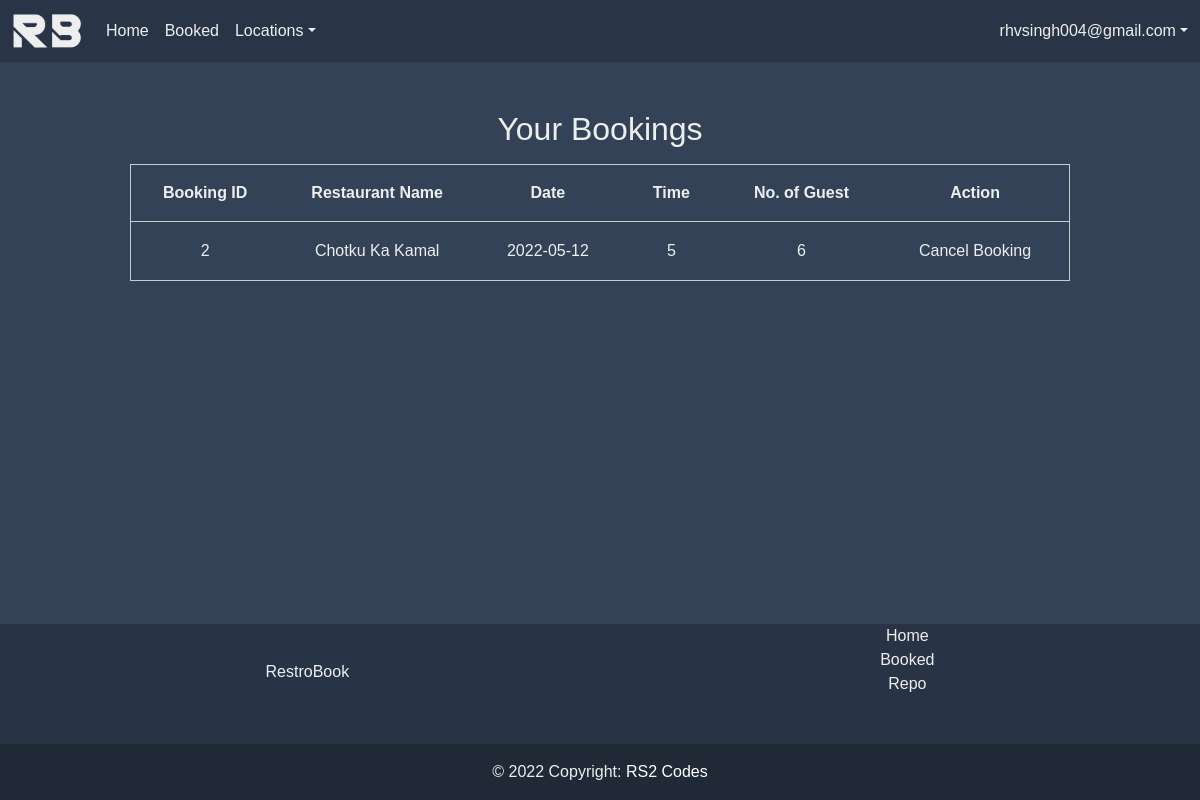
/booked.php (signed in), run on an earlier commit of the app's database.
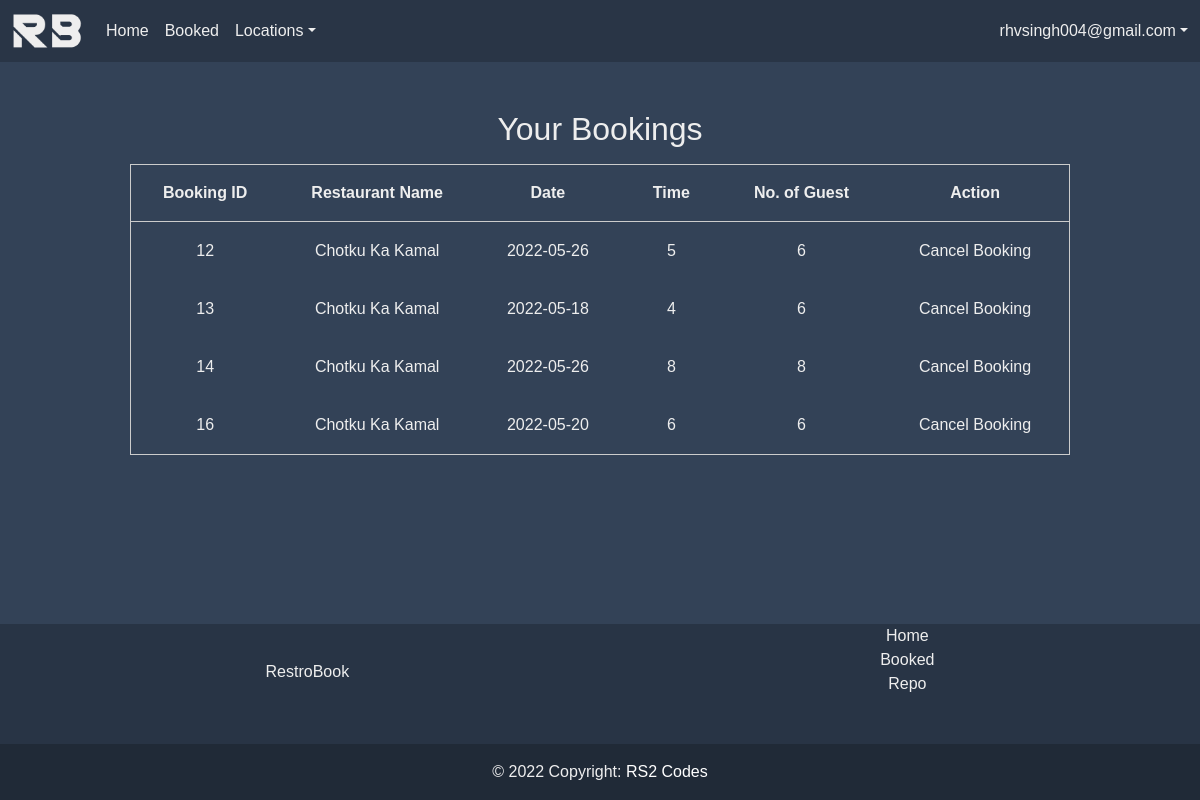
And on a later commit of the database.
### tables this page shows
CREATE TABLE `user_book` (
  `user_book_id` int(11) NOT NULL,
  `user_id` int(11) NOT NULL,
  `user_restaurant_id` int(11) NOT NULL,
  `user_time` varchar(256) NOT NULL,
  `user_date` date NOT NULL,
  `user_phone` varchar(256) NOT NULL,
  `user_guest` int(11) NOT NULL,
  `soft_delete` varchar(10) NOT NULL DEFAULT 'no'
);

CREATE TABLE `restaurant` (
  `restro_id` int(11) NOT NULL,
  `restro_category_id` int(11) NOT NULL,
  `restro_name` varchar(200) NOT NULL,
  `restro_desc` text NOT NULL,
  `restro_image` varchar(200) NOT NULL,
  `restro_image_alt` varchar(200) NOT NULL,
  `restro_tab_avl` int(200) NOT NULL,
  `restro_email` varchar(200) NOT NULL,
  `restro_address` text NOT NULL,
  `restro_city_id` int(11) NOT NULL,
  `restro_pincode` int(7) NOT NULL,
  `restro_phone_no` varchar(13) NOT NULL,
  `restro_contact_no` varchar(13) NOT NULL,
  `restro_other_details` text NOT NULL,
  `restro_table` text NOT NULL
);

### backend/assets/check.php (called while the page is built, shortened)
<?php
class dbConnect
{
    private $host = 'localhost';
    private $user = 'root';
    private $dbname = 'restro';
    private $password = '';
    function connect()
    {
        try {
            $conn = new PDO('mysql:host=' . $this->host . '; dbname=' . $this->dbname . ';', $this->user, $this->password);
            $conn->setAttribute(PDO::ATTR_ERRMODE, PDO::ERRMODE_EXCEPTION);
            return $conn;
        } catch (PDOException $e) {
            echo 'Database Error: ' . $e->getMessage();
        }
    }
}
class userBook
{
    private $user_id;
    function __construct()
    {
        $db = new dbConnect;
        $this->dbconn = $db->connect();
    }
    function setUser_id($user_id)
    {
        $this->user_id = $user_id;
    }
    function bookedRestroFullData()
    {
        $query = "SELECT * FROM user_book INNER JOIN restaurant ON user_book.user_restaurant_id = restaurant.restro_id  WHERE user_id = :user_id AND soft_delete='no'";
        $stmt = $this->dbconn->prepare($query);
        $stmt->bindParam(':user_id', $this->user_id);
        $stmt->execute();
        if (!$stmt->errorCode()) {
            die('Error');
        } else {
            return $stmt->fetchAll(PDO::FETCH_ASSOC);
        }
    }
}

### booked.php (the view, shortened to what this page needs)
<?php
if (isset($_SESSION['user_id']) && isset($_SESSION['user_email'])) {
    $userID = $_SESSION['user_id'];
    $userEmail = $_SESSION['user_email'];
    $login = 1;
}
include_once('backend/assets/check.php');
?>
<!DOCTYPE html>
<html lang="en">
<head>
    <link href="https://cdn.jsdelivr.net/npm/bootstrap@5.1.3/dist/css/bootstrap.min.css" rel="stylesheet">
    <link href="css/style.css" rel="stylesheet">
</head>
<body>
    <?php include_once('assets/navigation.php'); ?>
    <h2 class="text-center mt-5 mb-3">Your Bookings</h2>
    <table>
        <thead>
            <tr>
                <th>Booking ID</th>
                <th>Restaurant Name</th>
                <th>Date</th>
                <th>Time</th>
                <th>No. of Guest</th>
                <th>Action</th>
            </tr>
        </thead>
        <tbody>
            <?php
                $userBook = new UserBook;
                $userBook->setUser_id($userID);
                $bookedData = $userBook->bookedRestroFullData();
                foreach ($bookedData as $key) {
            ?>
            <tr>
                <td><?php echo $key['user_book_id']; ?></td>
                <td><?php echo $key['restro_name']; ?></td>
                <td><?php echo $key['user_date']; ?></td>
                <td><?php echo $key['user_time']; ?></td>
                <td><?php echo $key['user_guest']; ?></td>
                <td>
                    <form action="backend/assets/check.php" method="post">
                        <input type="submit" name="submit_delete" onClick="javascript: return confirm('Please confirm deletion');" value="Cancel Booking" />
                    </form>
                </td>
            </tr>
            <?php } ?>
        </tbody>
    </table>
    <?php include_once("assets/footer.php"); ?>
</body>
</html>

### assets/navigation.php (shortened to what this page needs)
<div class="nav-div">
    <nav class="navbar navbar-expand-lg" style="background-color:rgba(0, 0, 0, 0.2)">
        <div class="container-fluid">
            <a class="navbar-brand" href="index.php">
                <img src="images/RB.png" alt="RestroBook" width="50" height="50">
            </a>
            <div class="collapse navbar-collapse" id="navbarSupportedContent">
                <ul class="navbar-nav me-auto mb-2 mb-lg-0">
                    <li class="nav-item">
                        <a class="nav-link active" aria-current="page" href="index.php">Home</a>
                    </li>
                    <?php if ($login == 1) { ?>
                        <li class="nav-item">
                            <a class="nav-link" href="booked.php">Booked</a>
                        </li>
                    <?php } ?>
                    <li class="nav-item dropdown">
                        <?php
                        $restro_locations = new restroLocData;
                        if (isset($userLocation)) {
                            $restro_locations->setrestroLocId($userLocation);
                            $restroLocs = $restro_locations->restroLocShowById();
                        ?>
                            <a class="nav-link dropdown-toggle" data-bs-toggle="dropdown" href="#" role="button" aria-expanded="false"><?php echo $restroLocs['restro_loc_city_name']; ?></a>
                        <?php } else { ?>
                            <a class="nav-link dropdown-toggle" data-bs-toggle="dropdown" href="#" role="button" aria-expanded="false">Locations</a>
                        <?php }
                        ?>
                    </li>
                </ul>
                <div class="d-grid gap-2 d-md-flex justify-content-md-end">
                    <?php if ($login == 0) { ?>
                        <a class="login-trigger" id="login-trigger" href="#" data-target="#login" data-toggle="modal">Login/Register</a>
                    <?php } else { ?>
                        <div class="logged-user dropdown">
                            <a class="dropdown-toggle" data-bs-toggle="dropdown" href="#" role="button" aria-expanded="false"><?php echo $userEmail; ?></a>
                        </div>
                    <?php } ?>
                </div>
            </div>
        </div>
    </nav>
</div>

### assets/footer.php (shortened to what this page needs)
<footer class="fixed-bottom custom-footer-css" style="background-color: rgba(0, 0, 0, 0.2)">
    <div class="row justify-content-center custom-footer-inner">
        <div class="col-md text-center custom-foot-css align-items">
            <div class="footer-site-logo mb-4">
                <a href="#">RestroBook</a>
            </div>
            <ul class="list-unstyled nav-links mb-5">
                <li>
                    <a aria-current="page" href="index.php">Home</a>
                </li>
                <li>
                    <a href="booked.php">Booked</a>
                </li>
                <li>
                    <a href="https://github.com/RS2-Codes/Bluelearn">Repo</a>
                </li>
            </ul>
        </div>
        <div class="text-center p-3" style="background-color: rgba(0, 0, 0, 0.2)">
            © 2022 Copyright:
            <a class="text-white" href="">RS2 Codes</a>
        </div>
    </div>
</footer>

### css/style.css (style rules this page uses)
:root { --main-bg-color: #334257; --main-text-color: #EEEEEE; --main-card-color: #163561; --location-card-color-gradient: ; --location-text-card-color: #D8D2CB; --location-link-card-color: #398AB9; --card-color1: #EEEEEE; --card-color2: #D8D2CB; --card-color3: #398AB9; --card-color4: #1C658C; --card-link-hover: #000; --color0: #EEEEEE; --color1: #548CA8; --color2: #476072; --color3: #334257; --hover-color-1: #0a58ca; --font-famaly1: 'Montserrat', sans-serif }
* { margin: 0; box-sizing: border-box }
body { background-color: var(--main-bg-color); color: var(--main-text-color); font-family: var(--font-famaly1) }
.align-items { align-items: center }
a { color: var(--main-text-color); text-decoration: none }
.nav-link { color: var(--main-text-color) }
.navbar-brand img { width: 70px; height: auto }
.custom-foot-css { display: flex; width: 100%; justify-content: space-around; }
table { margin-inline: auto; padding: 2rem; text-align: center; }
table>* { border: 1px solid #ccc; }
table thead th, table tbody td { padding: 1rem 2rem; }
table tbody td form input[type="submit"] { outline: none; border: 0; background-color: transparent; color: inherit; transition: all 0.3s ease-in-out }

What changed in the data, as far as the page shows it:
no longer on this page (row edited): user_book: user_book_id "2", restaurant.restro_name "Chotku Ka Kamal", user_date "2022-05-12", user_time "5", user_guest "6"
added user_book: user_book_id "12", restaurant.restro_name "Chotku Ka Kamal", user_date "2022-05-26", user_time "5", user_guest "6"
added user_book: user_book_id "13", restaurant.restro_name "Chotku Ka Kamal", user_date "2022-05-18", user_time "4", user_guest "6"
added user_book: user_book_id "14", restaurant.restro_name "Chotku Ka Kamal", user_date "2022-05-26", user_time "8", user_guest "8"
added user_book: user_book_id "16", restaurant.restro_name "Chotku Ka Kamal", user_date "2022-05-20", user_time "6", user_guest "6"
